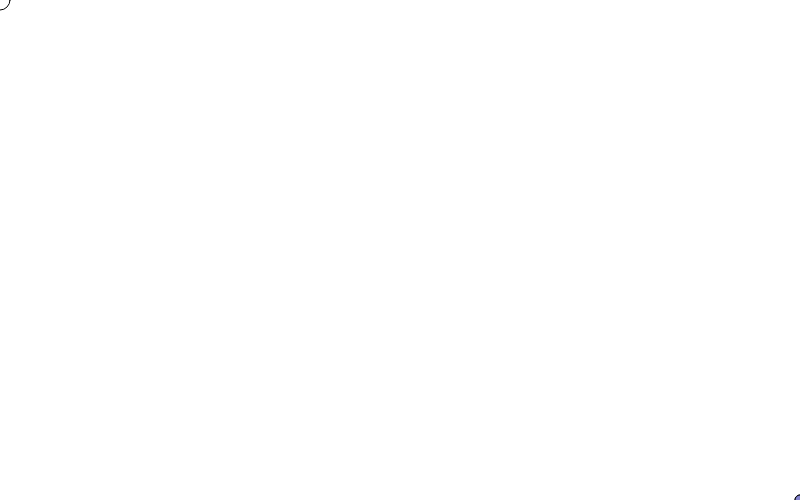
Frame 1 (no input)
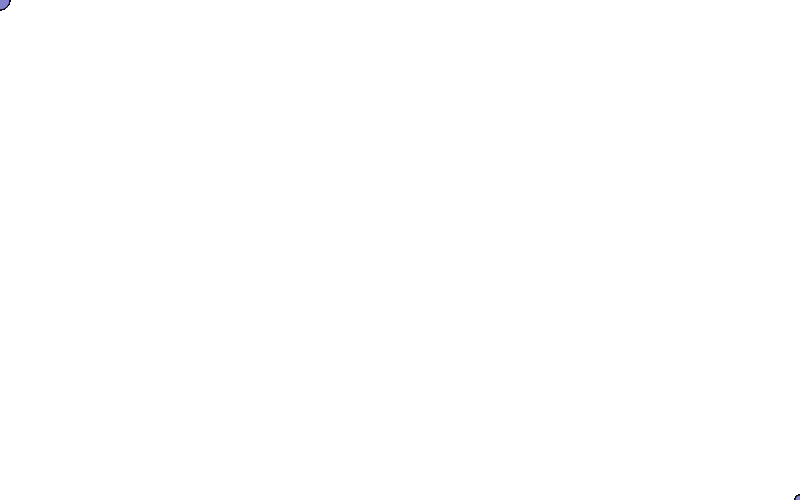
Frame 60 (no input)
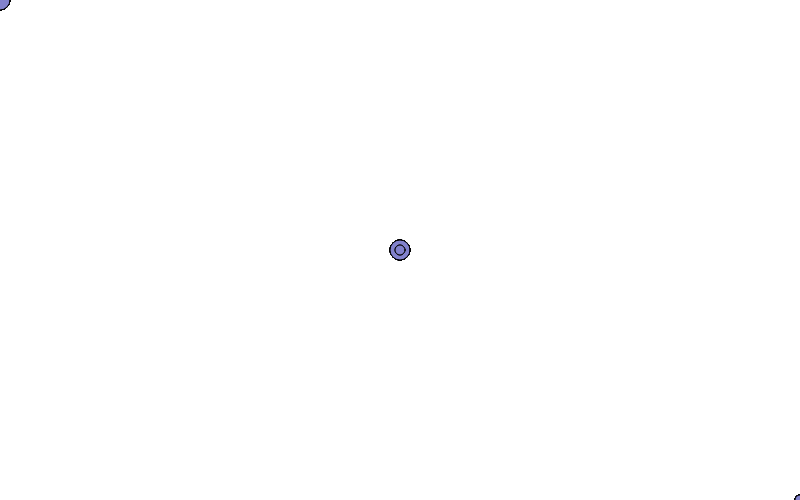
Frame 120 (the mouse pressed at the canvas centre since frame 60)

The p5.js sketch that drew these frames (run headless with seeded random() and noise() and a simulated clock; from frame 60 on, the mouse is pressed at the canvas centre):

// p5.js sketch
// ── sketch.js
function setup() {background('#dacdcd');
  createCanvas(800, 500);
}

function draw() {
  circle(mouseX,mouseY,20,20);
    fill('#8282cd');
  circle(width-mouseX,height-mouseY,10,5,3);
  //mirror
  circle(width-mouseX,height-mouseY,10,5,3);

}
